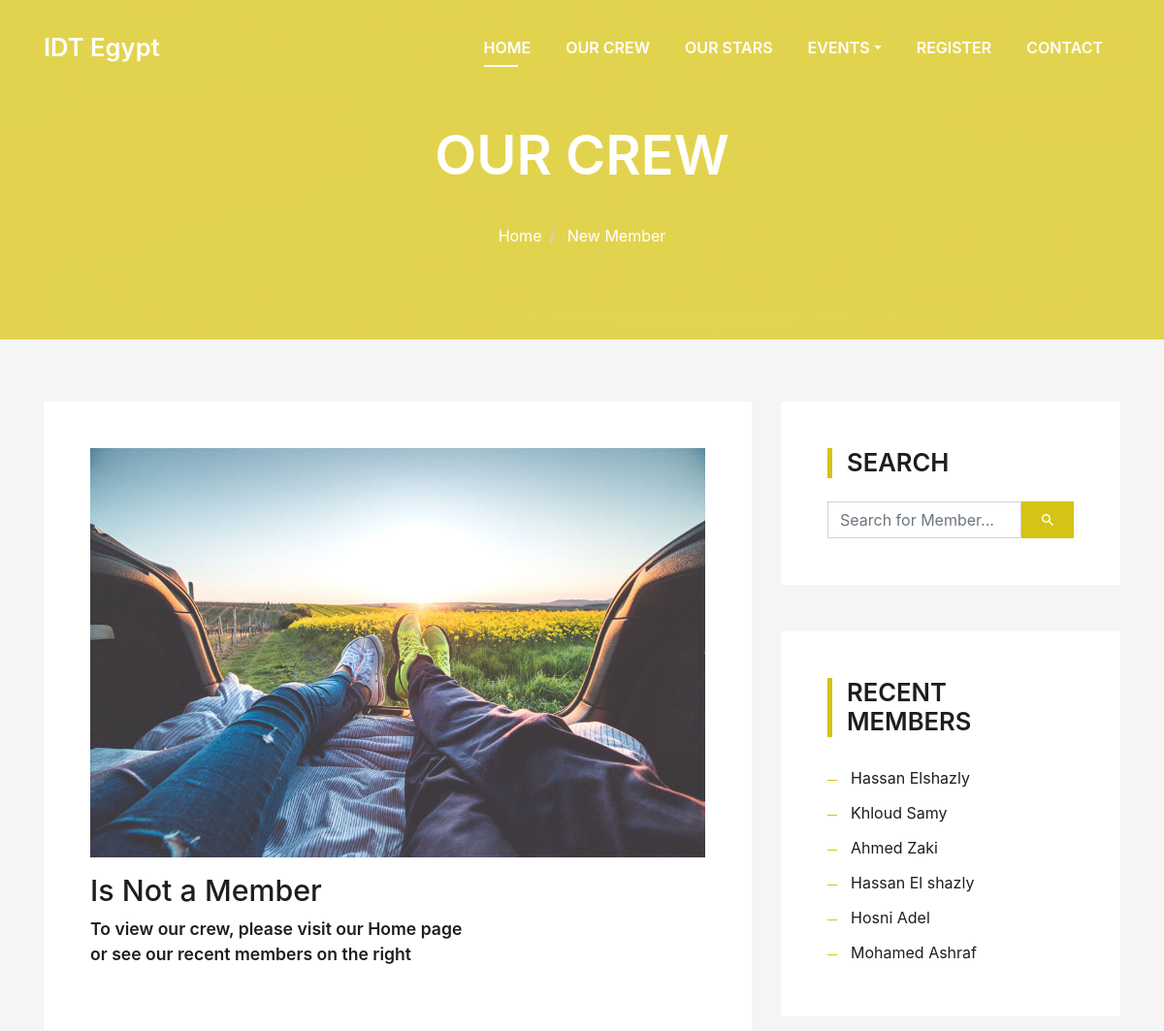
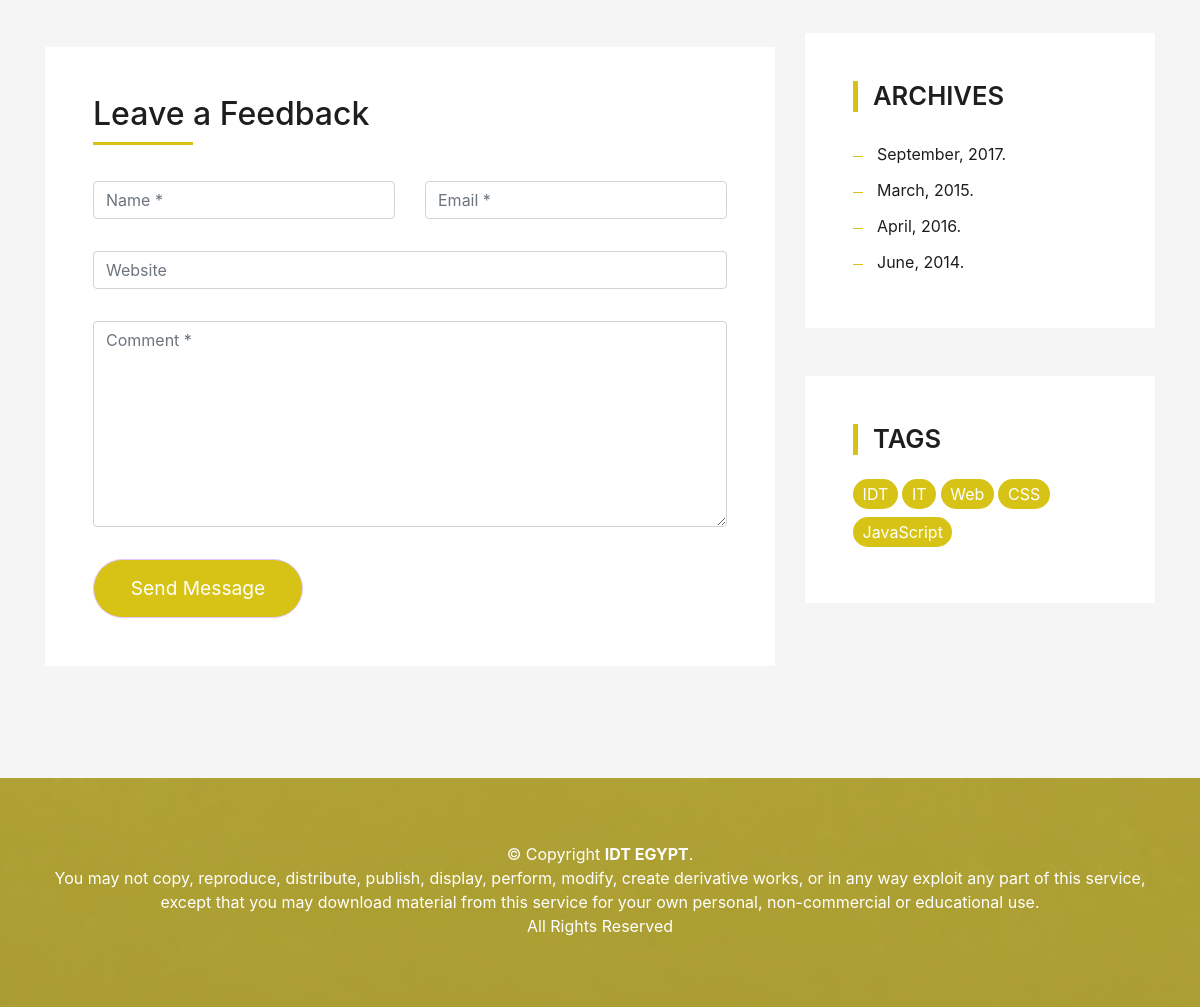
/members.php, run on the app's committed database (2 pictures, top to bottom).
### tables this page shows
CREATE TABLE `members` (
  `id` int(11) NOT NULL,
  `name` varchar(255) NOT NULL,
  `phone` varchar(255) NOT NULL,
  `email` varchar(255) NOT NULL,
  `date` varchar(255) NOT NULL,
  `uni` varchar(255) NOT NULL,
  `faculty` varchar(255) NOT NULL,
  `year` varchar(255) NOT NULL,
  `experience` text NOT NULL,
  `position` varchar(255) NOT NULL,
  `gender` varchar(255) NOT NULL,
  `photo` varchar(255) NOT NULL
);

### members.php (the view, shortened to what this page needs)
<?php
    $notFound = 0 ;
    $memberName = htmlspecialchars(stripcslashes(trim($_GET['member'])));
    $sql = new PDO('mysql:host=localhost;port=3306;dbname=members', 'root', '');
    $sql->setAttribute(PDO::ATTR_ERRMODE, PDO::ERRMODE_WARNING);
    $qureyView = "SELECT * FROM members";
    $qureyViewMember = "SELECT * FROM members Where name = '$memberName'";
    $stmt = $sql->query($qureyViewMember);
    $stmtAll = $sql->query($qureyView);
    $row = $stmt->fetch(PDO::FETCH_ASSOC);
    if(count($row) == 1)
        $notFound = 1 ;
?>
<!DOCTYPE html>
<html lang="en">
<head>
  <link href="lib/bootstrap/css/bootstrap.min.css" rel="stylesheet">
  <link href="lib/font-awesome/css/font-awesome.min.css" rel="stylesheet">
  <link href="lib/animate/animate.min.css" rel="stylesheet">
  <link href="lib/ionicons/css/ionicons.min.css" rel="stylesheet">
  <link href="lib/owlcarousel/assets/owl.carousel.min.css" rel="stylesheet">
  <link href="lib/lightbox/css/lightbox.min.css" rel="stylesheet">
  <link href="css/style-yellow.css" rel="stylesheet">
</head>
<body>
  <nav class="navbar navbar-b navbar-trans navbar-expand-md fixed-top" id="mainNav">
    <div class="container">
      <a class="navbar-brand js-scroll" href="#page-top"> IDT Egypt</a>
      <div class="navbar-collapse collapse justify-content-end" id="navbarDefault">
        <ul class="navbar-nav">
          <li class="nav-item">
            <a class="nav-link js-scroll active" href="index.php">Home</a>
          </li>
          <li class="nav-item">
            <a class="nav-link js-scroll" href="index.php#crew">Our Crew</a>
          </li>
          <li class="nav-item">
            <a class="nav-link js-scroll" href="index.php#stars">Our Stars</a>
          </li>
          <li class="nav-item">
            <a class="nav-link js-scroll dropdown-toggle cart" data-toggle="dropdown" href="##">Events</a>
                </li>
          <li class="nav-item">
            <a class="nav-link js-scroll" href="new.php">Register</a>
          </li>
          <li class="nav-item">
            <a class="nav-link js-scroll" href="index.php#contact">Contact</a>
          </li>
        </ul>
      </div>
    </div>
  </nav>
  <div class="intro intro-single route bg-image" style="background-image: url(img/overlay-bg.jpg)">
    <div class="overlay-mf"></div>
    <div class="intro-content display-table">
      <div class="table-cell">
        <div class="container">
          <h2 class="intro-title mb-4">Our Crew</h2>
          <ol class="breadcrumb d-flex justify-content-center">
            <li class="breadcrumb-item">
              <a href="index.php">Home</a>
            </li>
            <li class="breadcrumb-item">
              <a href="new.php">New Member</a>
          </ol>
        </div>
      </div>
    </div>
  </div>
  <section class="blog-wrapper sect-pt4" id="blog">
    <div class="container">
      <div class="row">
        <div class="col-md-8">
          <div class="post-box">
            <div class="post-thumb">
              <img src="<?php echo empty($row['photo']) ?"img/post-1.jpg" : "images/".$row['photo']?>" class="img-fluid" alt="">
            </div>
            <div class="post-meta">
                <?php if($notFound) { ?>
                    <h1 class="article-title"><?= $_GET["member"]?> Is Not a Member</h1>
                    <span class="title-s">To view our crew, please visit our<a href="index.php#crew"> Home page</a><br>
                        or see our recent members on the right</span>
                    </div>
                <?php } ?>
          </div>
          <div class="form-comments">
            <div class="title-box-2">
              <h3 class="title-left">
                Leave a Feedback
              </h3>
            </div>
            <form class="form-mf">
              <div class="row">
                <div class="col-md-6 mb-3">
                  <div class="form-group">
                    <input type="text" class="form-control input-mf" id="inputName" placeholder="Name *" required>
                  </div>
                </div>
                <div class="col-md-6 mb-3">
                  <div class="form-group">
                    <input type="email" class="form-control input-mf" id="inputEmail1" placeholder="Email *" required>
                  </div>
                </div>
                <div class="col-md-12 mb-3">
                  <div class="form-group">
                    <input type="url" class="form-control input-mf" id="inputUrl" placeholder="Website">
                  </div>
                </div>
                <div class="col-md-12 mb-3">
                  <div class="form-group">
                    <textarea id="textMessage" class="form-control input-mf" placeholder="Comment *" name="message"
                      cols="45" rows="8" required></textarea>
                  </div>
                </div>
                <div class="col-md-12">
                  <button type="submit" class="button button-a button-big button-rouded">Send Message</button>
                </div>
              </div>
            </form>
          </div>
        </div>
        <div class="col-md-4">
          <div class="widget-sidebar sidebar-search">
            <h5 class="sidebar-title">Search</h5>
            <div class="sidebar-content">
              <form>
                <div class="input-group">
                  <input type="text" class="form-control" placeholder="Search for Member..." aria-label="Search for...">
                  <span class="input-group-btn">
                    <button class="btn btn-secondary btn-search" type="button">
                      <span class="ion-android-search"></span>
                    </button>
                  </span>
                </div>
              </form>
            </div>
          </div>
          <div class="widget-sidebar">
            <h5 class="sidebar-title">Recent Members</h5>
            <div class="sidebar-content">
              <ul class="list-sidebar">
              <?php while($row = $stmtAll->fetch(PDO::FETCH_ASSOC)) { ?>
                <li>
                <a href="members.php?member=<?=$row['name'] ?>"><?=$row['name'] ?></a>
                </li>
                <?php }?>
              </ul>
            </div>
          </div>
          <div class="widget-sidebar">
            <h5 class="sidebar-title">Archives</h5>
            <div class="sidebar-content">
              <ul class="list-sidebar">
                <li>
                    <a href="#">September, 2017.</a>
                </li>
                <li>
                    <a href="#">March, 2015.</a>
                </li>
                <li>
                    <a href="#">April, 2016.</a>
                </li>
                <li>
                    <a href="#">June, 2014.</a>
                </li>
              </ul>
            </div>
          </div>
          <div class="widget-sidebar widget-tags">
            <h5 class="sidebar-title">Tags</h5>
            <div class="sidebar-content">
              <ul>
                <li>
                <a href="#">IDT</a>
                </li>
                <li>
                  <a href="#">IT</a>
                </li>
                <li>
                <a href="#">Web</a>
                </li>
                <li>
                <a href="#">CSS</a>
                </li>
                <li>
                  <a href="#">JavaScript</a>
                </li>
              </ul>
            </div>
          </div>
        </div>
      </div>
    </div>
  </section>
  <section class="paralax-mf footer-paralax bg-image sect-mt4 route" style="background-image: url(img/overlay-bg.jpg)">
    <div class="overlay-mf"></div>
    <footer>
      <div class="container">
        <div class="row">
          <div class="col-sm-12">
            <div class="copyright-box">
            <p class="copyright">&copy; Copyright <strong>IDT EGYPT</strong>.<br> You may not copy, reproduce, distribute, publish, display, perform,
                modify, create derivative works, or in any way exploit any part of this service, except that you may
                download material from this service for your own personal, non-commercial or educational use.<br>All Rights Reserved</p>
            </div>
          </div>
        </div>
      </div>
    </footer>
  </section>
</body>
</html>

### data on the page
members: name "Hassan Elshazly"
members: name "Khloud Samy"
members: name "Ahmed Zaki"
members: name "Hassan El shazly"
members: name "Hosni Adel"
members: name "Mohamed Ashraf"
